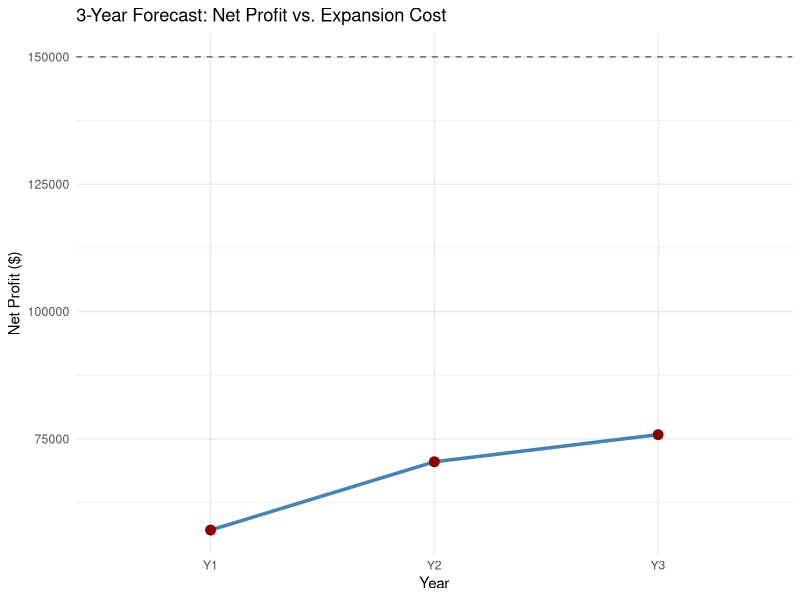
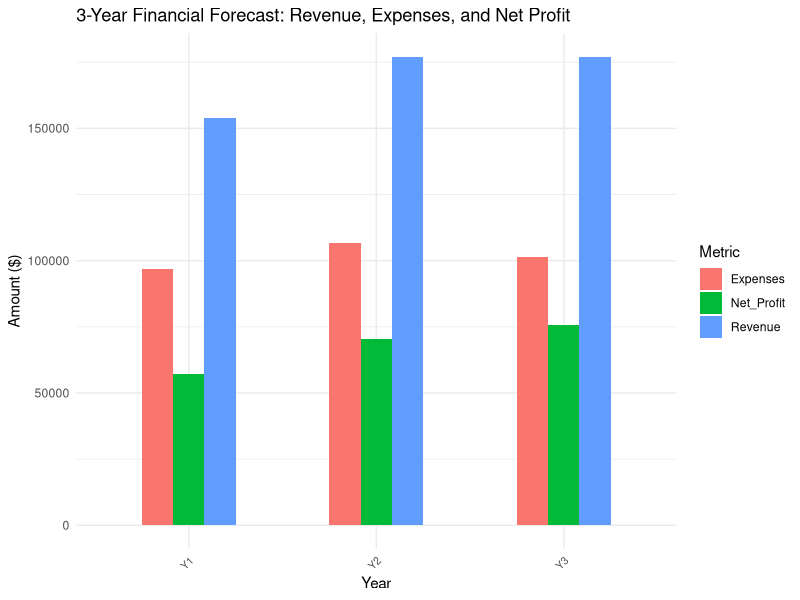
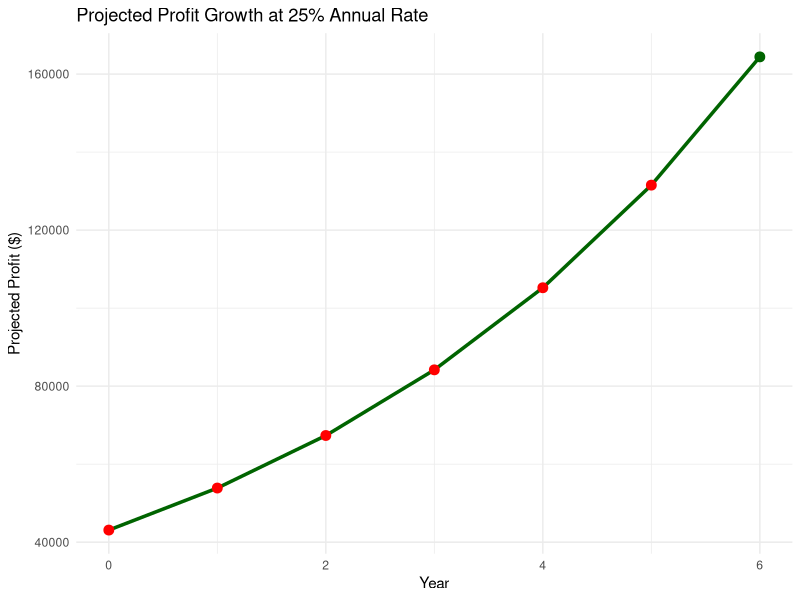

Generate these figures, in order, with R:
## ---- chunk 1
knitr::opts_chunk$set(echo = TRUE)

# Load necessary packages
library(tidyverse)
library(ggplot2)
library(scales)
library(formattable)
library(tidyr)
## ---- chunk 2

expansion_cost <- 150000
expenses <- 96900
revenue <- 140000
growth_rate <- 0.25
net_profit <- revenue - expenses
## ---- chunk 3
required_annual_profit <- expansion_cost / 3
cagr <- (expansion_cost / net_profit)^(1/3) - 1
projected_revenue <- revenue * (1 + cagr)^3

cat("**Required Annual Profit:**", dollar(required_annual_profit), "\n")
cat("**Compound Annual Growth Rate (CAGR):**", round(cagr * 100, 2), "%\n")
cat("**Projected Revenue in 3 Years (at CAGR):**", dollar(round(projected_revenue, 2)), "\n")
## ---- chunk 4
forecast_years <- c("Y1", "Y2", "Y3")

forecast_revenue <- c(
  revenue * 1.10,                    # Y1: +10% price
  revenue * 1.10 * 1.15,             # Y2: +15% members
  revenue * 1.10 * 1.15              # Y3: same as Y2
)

forecast_expenses <- c(
  expenses,                          # Y1: same expenses
  expenses * 1.10,                   # Y2: +10% growth costs
  expenses * 1.10 * 0.95             # Y3: -5% cost savings
)

forecast_net_profit <- forecast_revenue - forecast_expenses

forecast_notes <- c(
  "Raise prices by 10%",
  "Add 15% more members",
  "Cut costs by 5%"
)

forecast_df <- data.frame(
  Year = forecast_years,
  Revenue = round(forecast_revenue, 2),
  Expenses = round(forecast_expenses, 2),
  Net_Profit = round(forecast_net_profit, 2),
  Notes = forecast_notes
)

knitr::kable(forecast_df, caption = "3-Year Financial Forecast")
## ---- chunk 5
ggplot(forecast_df, aes(x = Year, y = Net_Profit, group = 1)) +
  geom_line(color = "steelblue", linewidth = 1.2) +
  geom_point(color = "darkred", size = 3) +
  geom_hline(yintercept = expansion_cost, linetype = "dashed", color = "gray40") +
  labs(
    title = "3-Year Forecast: Net Profit vs. Expansion Cost",
    y = "Net Profit ($)",
    x = "Year"
  ) +
  theme_minimal()
## ---- chunk 6
forecast_long <- forecast_df %>%
  pivot_longer(cols = c("Revenue", "Expenses", "Net_Profit"),
               names_to = "Metric", values_to = "Amount")

ggplot(forecast_long, aes(x = Year, y = Amount, fill = Metric)) +
  geom_col(position = "dodge", width = 0.5) +
  labs(
    title = "3-Year Financial Forecast: Revenue, Expenses, and Net Profit",
    y = "Amount ($)",
    x = "Year",
    fill = "Metric"
  ) +
  theme_minimal() +
  theme(axis.text.x = element_text(angle = 45, hjust = 1, size = 7.5))
## ---- chunk 7
growth_rate <- 0.25
years <- 0:6

profit_projection <- net_profit * (1 + growth_rate)^years

profit_df <- data.frame(
  Year = years,
  Projected_Profit = round(profit_projection, 2)
)

knitr::kable(profit_df, caption = "7-Year Profit Projection at 25% Growth")
## ---- chunk 8
ggplot(profit_df, aes(x = Year, y = Projected_Profit)) +
  geom_line(color = "darkgreen", linewidth = 1.2) +
  geom_point(aes(color = Year < 6), size = 3) +
  scale_color_manual(values = c("TRUE" = "red", "FALSE" = "darkgreen")) +
  labs(
    title = "Projected Profit Growth at 25% Annual Rate",
    x = "Year",
    y = "Projected Profit ($)"
  ) +
  theme_minimal() +
  theme(legend.position = "none")
